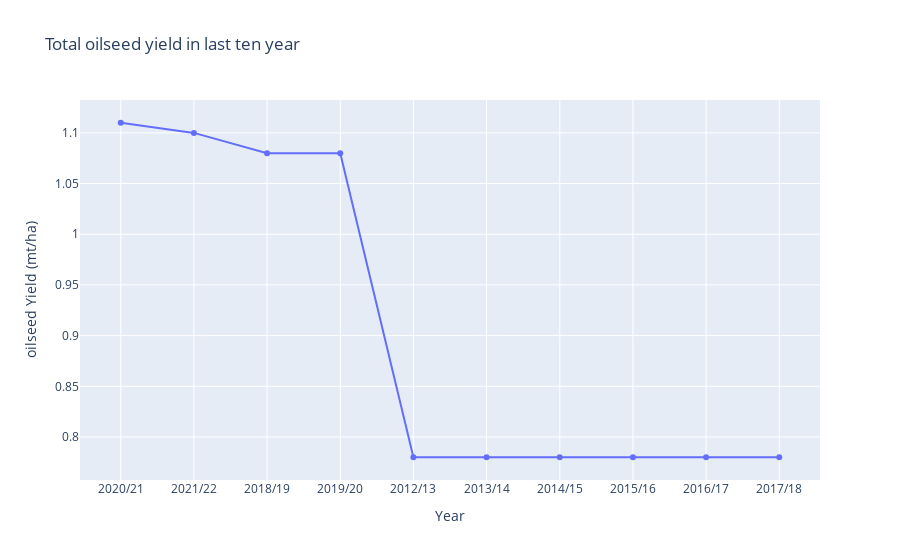

Source (notebook cell):
### Code cell
# Create a line plot
fig = px.line(oilseed_yield, x='Year', y='Oilseed_Yield', markers=True, title='Total oilseed yield in last ten year ')

# Customize layout
fig.update_layout(
    xaxis_title='Year',
    yaxis_title='oilseed Yield (mt/ha)'
)

# Show the plot
fig.show()

### Figure 1 — Plotly figure (JSON) as saved in the notebook; plotly's stock layout.template omitted (floating-point values rounded to 4 significant figures)
{"data": [{"hovertemplate": "Year=%{x}<br>Oilseed_Yield=%{y}<extra></extra>", "legendgroup": "", "line": {"color": "#636efa", "dash": "solid"}, "marker": {"symbol": "circle"}, "mode": "lines+markers", "name": "", "orientation": "v", "showlegend": false, "type": "scatter", "x": ["2020/21", "2021/22", "2018/19", "2019/20", "2012/13", "2013/14", "2014/15", "2015/16", "2016/17", "2017/18"], "xaxis": "x", "y": [1.11, 1.1, 1.08, 1.08, 0.78, 0.78, 0.78, 0.78, 0.78, 0.78], "yaxis": "y"}], "layout": {"legend": {"tracegroupgap": 0}, "title": {"text": "Total oilseed yield in last ten year "}, "xaxis": {"anchor": "y", "domain": [0, 1], "title": {"text": "Year"}}, "yaxis": {"anchor": "x", "domain": [0, 1], "title": {"text": "oilseed Yield (mt/ha)"}}}}
